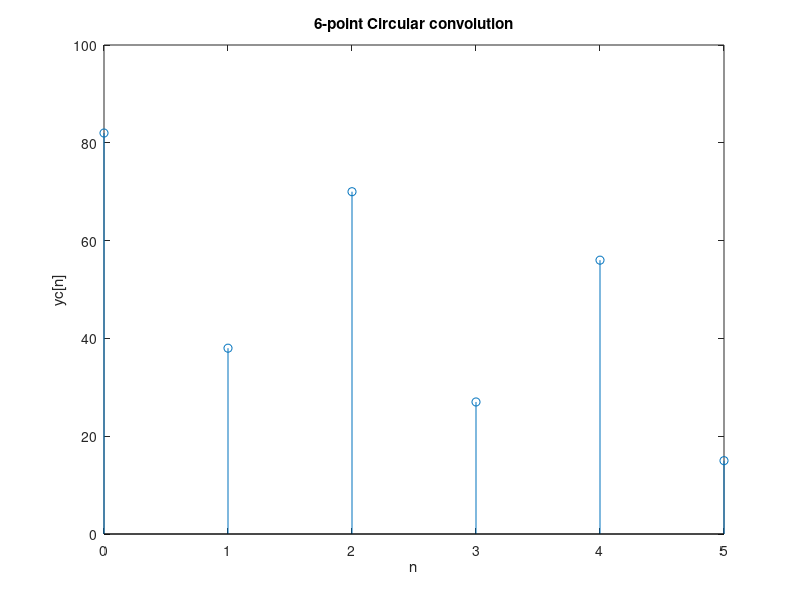

MATLAB code for this plot:
xn = [1 6 1 4];
hn = [4 5 0 6 0 9];
N = max(length(xn),length(hn));
ycn = cconv(xn,hn,N);
n = 0:1:N-1;
stem(n,ycn);
xlabel('n');
ylabel('yc[n]');
title('6-point Circular convolution');